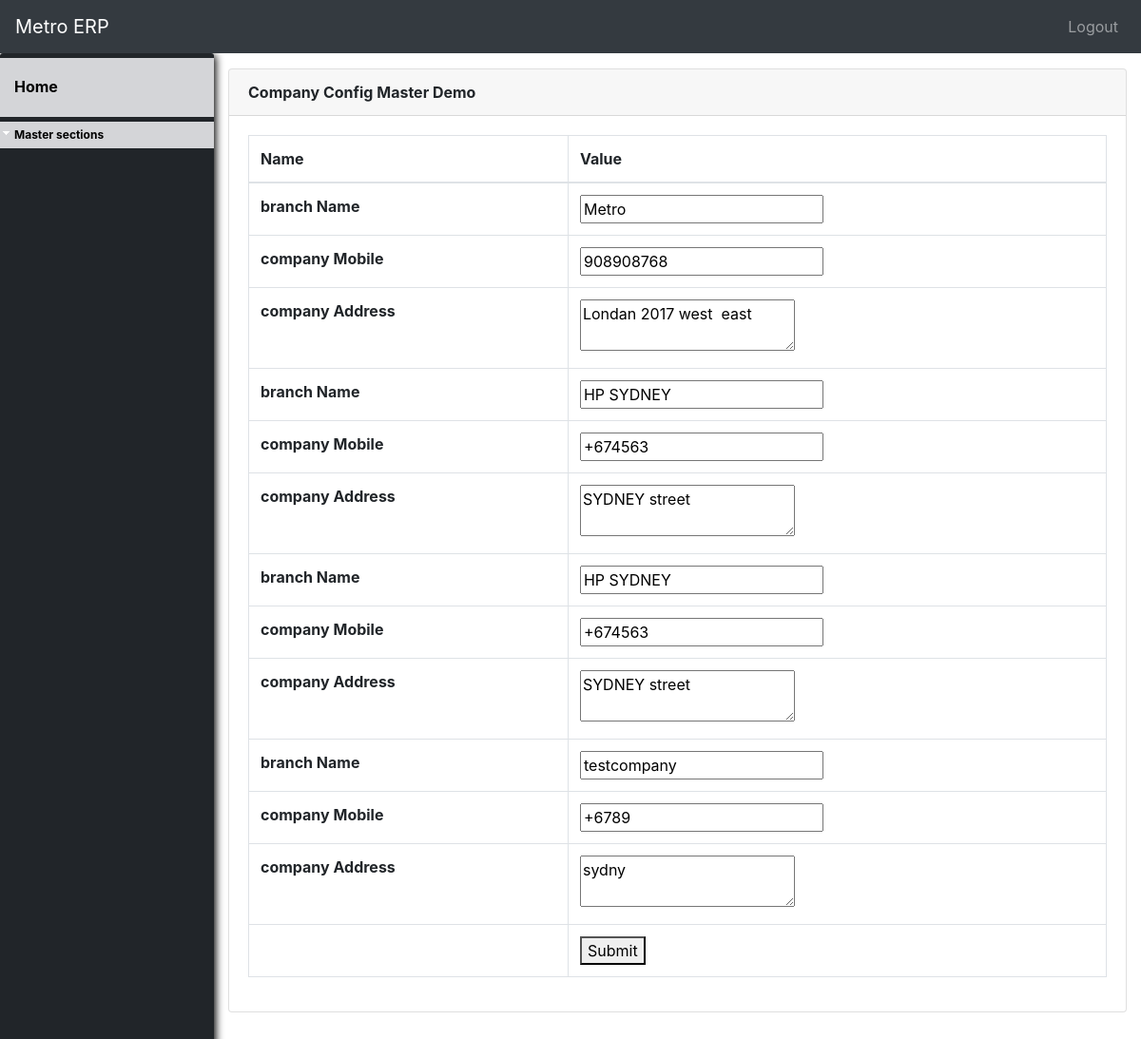
/master_config, run on the app's committed database.
### metroshop/models.py (models this page shows, shortened)
class Master_config(models.Model):
    company_code = models.CharField(primary_key='True', max_length=100)
    company_name = models.CharField(max_length=200)
    company_mobile = models.CharField(max_length=200)
    company_address = models.CharField(max_length=100)

### metroshop/views.py (the view)
# urls.py: path('master_config', views.master_config, name='master_config'),
def master_config(request):
    m_config =  Master_config.objects.filter()
    return render(request, 'metroshop/master_config.html', {'m_config': m_config})

### metroshop/templates/metroshop/master_config.html (shortened to what this page needs)
{% extends 'metroshop/base.html' %}
{% load static %}
{% block content %}
    <div class="card mb-3">
            <div class="card-header">
            <b>Company Config Master Demo</b></div>
            <div class="card-body">
              <div class="table-responsive">
<form id="master_config" name="master_config" method="post" action="{% url 'master_config_update2'  %}"  enctype="">
                <table class="table table-bordered" id="dataTable" width="100%" cellspacing="0">
                  <thead>
                    <tr>
                        <th>Name </th>
                        <th>Value</th>
                    </tr>
                  </thead>
                  <tbody>
                    {% for conf in m_config %}
                    <tr>
                        <td><b>branch Name </b></td>
                        <td><b></b><input type="text" name="company_name" value="{{conf.company_name }}"></b></td></tr><tr>
                        <td><b>company Mobile</b></td>
                        <td><b><input type="text"  name="company_mobile"  value="{{conf.company_mobile }}"></b></td></tr><tr>
                        <td><b>company Address</b></td>
                        <td><b></b><textarea name="company_address" >{{ conf.company_address }} </textarea></b></td>
                    </tr>
                    {% endfor %}
                  <tr><td></td><td> <button class="submit" name="add_product_info" onClick="javascript:save_existing_product();">Submit</button></td></tr>
                  </tbody>
                </table></form>
              </div>
            </div>
          </div>
    {% endblock %}

### metroshop/templates/metroshop/base.html (shortened to what this page needs)
<!DOCTYPE html>
<html lang="en">
  <head>
    {% load static %}
       <link href="{% static '/metroshop/homepage/vendor/bootstrap/css/bootstrap.min.css' %}" rel="stylesheet">
       <link href="{% static '/metroshop/css/style.css' %}" rel="stylesheet">
     <link href="{% static '/metroshop/bootstrap/css/sb-admin.css' %}" rel="stylesheet">
    <link rel="stylesheet" href="http://code.jquery.com/ui/1.8.18/themes/base/jquery-ui.css" type="text/css" media="all" />
  </head>
  <body id="page-top">
    <nav class="navbar navbar-expand navbar-dark bg-dark static-top">
      <a class="navbar-brand mr-1" href="{% url 'index' %}">Metro ERP</a>
      <button class="btn btn-link btn-sm text-white order-1 order-sm-0" id="sidebarToggle" href="#">
      </button>
        <div class="collapse navbar-collapse" id="navbarResponsive">
          <ul class="navbar-nav ml-auto">
            <li class="nav-item">
                <a class="nav-link" href="#" data-toggle="modal" data-target="#logoutModal">Logout</a>
            </li>
          </ul>
        </div>
    </nav>
    <div id="wrapper">
      <ul id="nav" class="sidebar navbar-nav">
        <li class="nav-item">
          <a class="nav-link" href="{% url 'index' %}">
            <span>Home</span>
          </a>
        </li>
        <li><a href="#" class="sub" tabindex="1">Master sections</a><img src="{% static 'metroshop/images/up.gif' %}"  alt="" />
      </li>
    </ul>
      <div id="content-wrapper">
        <div class="container-fluid">
            {% block content %}
            {% endblock %}
        </div>
      </div>
    </div>
  </body>
</html>

### metroshop/static/metroshop/css/style.css (style rules this page uses)
ul { list-style: none; display: none; }
#nav { box-shadow:2px 2px 8px #000000; border-radius:3px; -moz-border-radius:3px; -webkit-border-radius:3px; }
#nav, #nav ul { list-style:none; padding:0; }
#nav li { position:relative; z-index:100; margin-top: 5px; }
#nav li a { background-color:#d4d5d8; color:#000; display:block; font-size:12px; font-weight:bold; line-height:28px; outline:0; padding-left:15px; text-decoration:none; }
#nav li a.sub { background:#d4d5d8 url("../images/down.gif") no-repeat; }

### data on the page
Master_config: company_name "Metro", company_mobile "908908768", company_address "Londan 2017 west east"
Master_config: company_name "HP SYDNEY", company_mobile "+674563", company_address "SYDNEY street"
Master_config: company_name "HP SYDNEY", company_mobile "+674563", company_address "SYDNEY street"
Master_config: company_name "testcompany", company_mobile "+6789", company_address "sydny"
